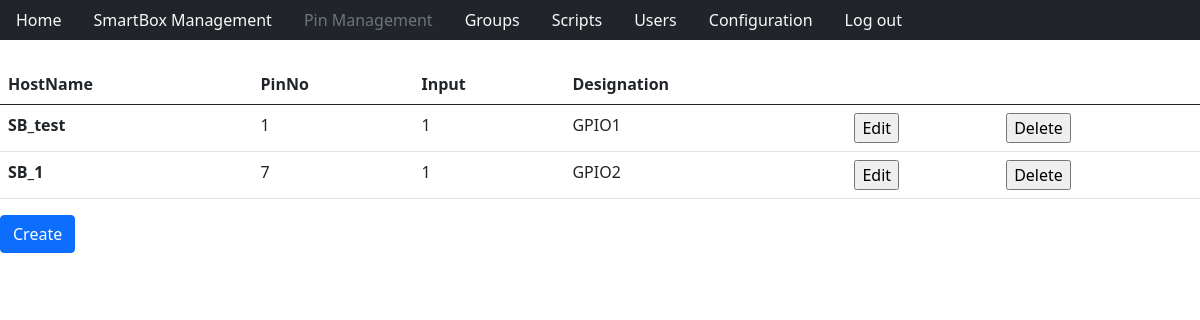
The app's page /pinManagement.php (signed in) with its own data.
### tables this page shows
CREATE TABLE `pins` (
  `PinNo` int NOT NULL AUTO_INCREMENT,
  `HostName` varchar(16) DEFAULT NULL,
  `Input` int DEFAULT NULL,
  `Designation` varchar(50) DEFAULT NULL,
  PRIMARY KEY (`PinNo`),
  KEY `HostName` (`HostName`),
  CONSTRAINT `pin_ibfk_1` FOREIGN KEY (`HostName`) REFERENCES `smartboxes` (`HostName`) ON UPDATE CASCADE ON DELETE CASCADE
);

### pinManagement.php (the view, shortened to what this page needs)
<?php
    include_once "htmlHead.php";
    include_once "databaseConnect.php";
    include_once "navigationBar.php";
?>
    <body>
        <?php
            $result = $connection->query("SELECT * from pins");
            if ($result) {
                ?>
                <table class="table">
                    <thead>
                        <tr>
                            <th scope="col">HostName</th>
                            <th scope="col">PinNo</th>
                            <th scope="col">Input</th>
                            <th scope="col">Designation</th>
                            <th scope="col"></th>
                            <th scope="col"></th>
                        </tr>
                    </thead>
                    <tbody>
                        <?php while ($row = $result->fetch_assoc()) {?>
                            <tr>
                                <th scope="row"><?= $row["HostName"] ?></th>
                                <td><?= $row["PinNo"] ?></td>
                                <td><?= $row["Input"] ?></td>
                                <td><?= $row["Designation"] ?></td>
                                <td>
                                    <form method="POST">
                                        <input type="submit" value="Edit">
                                    </form>
                                </td>
                                <td>
                                    <form method="POST">
                                        <input type="submit" value="Delete">
                                    </form>
                                </td>
                            </tr>
                        <?php }?>
                    </tbody>
                </table>
<?php
            }  else {
                print "Something went wrong selecting data";
            }
        ?>
    <form action="" method="post">
        <input type="submit" class="btn btn-primary" value="Create"></input>
    </form>
    </body>
</html>

### records on screen
pins: HostName "SB_test", PinNo "1", Input "1", Designation "GPIO1"
pins: HostName "SB_1", PinNo "7", Input "1", Designation "GPIO2"

### other values on screen
$pageText "Home"
$pageText "SmartBox Management"
$pageText "Groups"
$pageText "Scripts"
$pageText "Users"
$pageText "Configuration"
